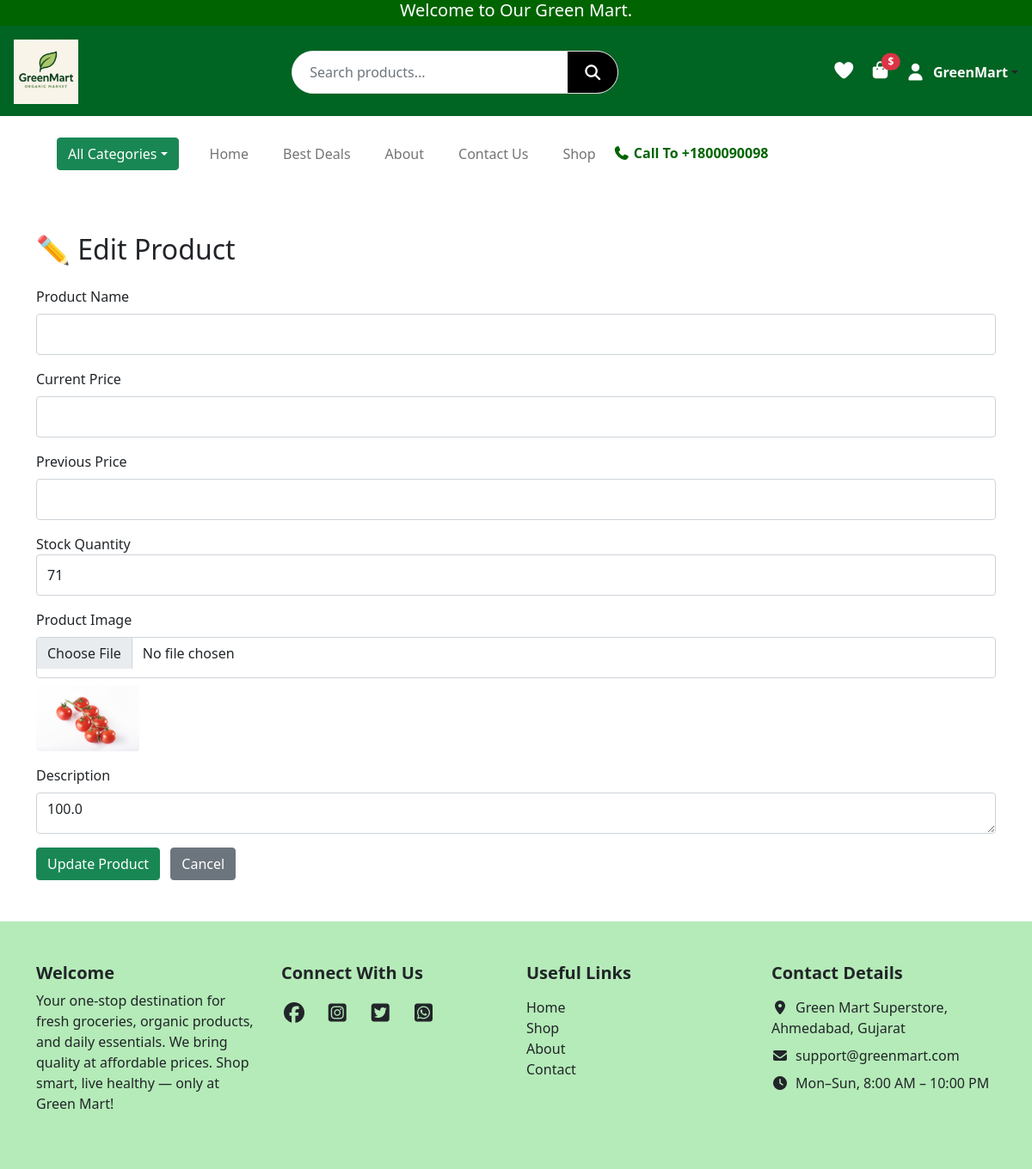
Screenshot of /admin/products/edit/1 (signed in) with the database file from the repository.
### website/models.py (models this page shows, shortened)
class User(UserMixin, db.Model):
    __tablename__ = "users"
    id            = db.Column(db.Integer, primary_key=True)
    name          = db.Column(db.String(50), nullable=False)
    email         = db.Column(db.String(120), unique=True, nullable=False)
    password_hash = db.Column(db.String(128), nullable=False)
    role          = db.Column(db.String(20), default="customer")
    is_verified   = db.Column(db.Boolean, default=False)

class Product(db.Model):
    __tablename__ = "product"
    id          = db.Column(db.Integer, primary_key=True)
    name        = db.Column(db.String(150), nullable=False)
    price       = db.Column(db.Float, nullable=False)
    image       = db.Column(db.String(300))
    description = db.Column(db.String(500))
    stock       = db.Column(db.Integer, default=0)
    category_id = db.Column(db.Integer, db.ForeignKey("category.id"), nullable=True)

### website/admin.py (the view, shortened to what this page needs)
@admin.route("/admin/products/edit/<int:id>", methods=["GET", "POST"])
@admin_required
def edit_product(id):
    product = Product.query.get_or_404(id)
    form = ShopItemsForm(obj=product)
    login_form = LoginForm()
    signup_form = SignupForm()
    return render_template(
        "admin/edit_product.html",
        form=form,
        product=product,
        login_form=login_form,
        signup_form=signup_form,
    )

### website/forms.py
class ShopItemsForm(FlaskForm):
    product_name = StringField("Product Name", validators=[DataRequired()])
    current_price = FloatField("Current Price", validators=[DataRequired()])
    previous_price = FloatField("Previous Price")
    product_picture = FileField("Product Image")
    description = TextAreaField("Description")
    stock = IntegerField("Stock")  # <-- Add this
    submit = SubmitField("Save")

class LoginForm(FlaskForm):
    email = StringField("Email", validators=[DataRequired(), Email()])
    password = PasswordField("Password", validators=[DataRequired()])
    submit = SubmitField("Login")

### website/admin.py (called while the page is built)
def admin_required(f):
    @wraps(f)
    @login_required
    def decorated_function(*args, **kwargs):
        if current_user.role != "admin":
            flash("Admin access required!")
            return redirect(url_for("views.home"))
        return f(*args, **kwargs)
    return decorated_function

### website/templates/admin/edit_product.html (shortened to what this page needs)
{% extends "base.html" %}
{% block content %}
<div class="container py-5">
    <h2 class="mb-4">✏️ Edit Product</h2>
    <form method="POST" enctype="multipart/form-data">
        <div class="mb-3">
            {{ form.product_name.label(class="form-label") }}
            {{ form.product_name(class="form-control") }}
        </div>
        <div class="mb-3">
            {{ form.current_price.label(class="form-label") }}
            {{ form.current_price(class="form-control") }}
        </div>
        <div class="mb-3">
            {{ form.previous_price.label(class="form-label") }}
            {{ form.previous_price(class="form-control") }}
        </div>
        <div class="mb-3">
            <label>Stock Quantity</label>
            {{ form.stock(class="form-control") }}
        </div>
        <div class="mb-3">
            {{ form.product_picture.label(class="form-label") }}
            {{ form.product_picture(class="form-control") }}
            {% if product.image %}
            <img src="{{ url_for('static', filename=product.image) }}" width="120" class="mt-2 rounded">
            {% endif %}
        </div>
        <div class="mb-3">
            {{ form.description.label(class="form-label") }}
            {{ form.description(class="form-control", rows="4") }}
        </div>
        <button type="submit" class="btn btn-success">Update Product</button>
        <a href="{{ url_for('admin.manage_products') }}" class="btn btn-secondary ms-2">Cancel</a>
    </form>
</div>
{% endblock %}

### website/templates/base.html (shortened to what this page needs)
<!DOCTYPE html>
<html lang="en">
<head>
  <link rel="stylesheet" href="{{ url_for('static', filename='css/style.css') }}">
  <link href="https://cdn.jsdelivr.net/npm/bootstrap@5.0.2/dist/css/bootstrap.min.css" rel="stylesheet">
  <link rel="stylesheet" href="https://cdnjs.cloudflare.com/ajax/libs/font-awesome/7.0.1/css/all.min.css">
  <link rel="stylesheet" href="https://cdn.jsdelivr.net/npm/bootstrap-icons@1.11.1/font/bootstrap-icons.css">
  <link href="https://cdn.jsdelivr.net/npm/bootstrap-icons@1.11.1/font/bootstrap-icons.css" rel="stylesheet">
</head>
<body>
<div class="container-fluid top-header">
  <h5 class="text-center mb-0">Welcome to Our Green Mart.</h5>
</div>
<header class="main-header d-flex flex-wrap align-items-center justify-content-between p-3">
  <div class="logo-area">
    <a href="{{ url_for('views.home') }}">
      <img src="{{ url_for('static', filename='images/logo.png') }}" alt="logo" class="img-fluid">
    </a>
  </div>
  <div class="search-area flex-grow-1 mx-3 position-relative d-none d-lg-flex">
    <form class="search-box d-flex" action="{{ url_for('views.search') }}" method="get">
      <input type="text" name="q" id="liveSearch" class="form-control" placeholder="Search products..." autocomplete="off">
      <button type="submit"><i class="fa-solid fa-magnifying-glass"></i></button>
    </form>
  </div>
  <div class="icons-area d-flex align-items-center gap-3 flex-shrink-0">
    <a href="{{ url_for('views.wishlist') }}"><i class="fa-solid fa-heart"></i></a>
    <div class="cart-box position-relative">
      <a href="{{ url_for('views.cart') }}">
        <i class="fa-solid fa-bag-shopping fs-5"></i>
      </a>
      <span class="cart-price position-absolute top-0 start-100 translate-middle badge rounded-pill bg-danger">
        ${{ subtotal }}
      </span>
    </div>
    {% if current_user.is_authenticated %}
    <div class="dropdown">
      <a class="d-flex align-items-center text-dark text-decoration-none dropdown-toggle" data-bs-toggle="dropdown">
        <i class="fa-solid fa-user fs-5"></i>
        <span class="ms-2 fw-bold" style="color:white;">{{ current_user.name }}</span>
      </a>
    </div>
    {% else %}
      <i class="fa-solid fa-user fs-5" data-bs-toggle="modal" data-bs-target="#loginModal"></i>
    {% endif %}
  </div>
</header>
<div class="container nav">
  <nav class="navbar navbar-expand-lg navbar-light bg-white p-4">
    <div class="container-fluid">
      <div class="dropdown me-3">
        <button class="btn btn-success dropdown-toggle" data-bs-toggle="dropdown">All Categories</button>
      </div>
      <div class="collapse navbar-collapse" id="mainNavbar">
        <ul class="navbar-nav me-auto mb-2 mb-lg-0">
          <li class="nav-item"><a class="nav-link" href="{{ url_for('views.home') }}">Home</a></li>
          <li class="nav-item"><a class="nav-link" href="{{ url_for('views.best_deals') }}">Best Deals</a></li>
          <li class="nav-item"><a class="nav-link" href="{{ url_for('views.about') }}">About</a></li>
          <li class="nav-item"><a class="nav-link" href="{{ url_for('views.contact') }}">Contact Us</a></li>
          <li class="nav-item"><a class="nav-link" href="{{ url_for('views.shop') }}">Shop</a></li>
        </ul>
        <h6 class="mb-0 ms-auto"><i class="fa-solid fa-phone"></i> Call To +1800090098</h6>
      </div>
    </div>
  </nav>
</div>
{% block content %}{% endblock %}
<footer class="text-dark py-5" style="background-color: #13be1e50;">
  <div class="container">
    <div class="row g-4">
      <div class="col-12 col-md-3">
        <h5 class="fw-bold">Welcome</h5>
        <p>Your one-stop destination for fresh groceries, organic products, and daily essentials.
          We bring quality at affordable prices. Shop smart, live healthy — only at Green Mart!</p>
      </div>
      <div class="col-12 col-md-3">
        <h5 class="fw-bold mb-3">Connect With Us</h5>
        <a href="#" class="text-dark fs-4 me-3"><i class="fa-brands fa-facebook"></i></a>
        <a href="#" class="text-dark fs-4 me-3"><i class="fa-brands fa-square-instagram"></i></a>
        <a href="#" class="text-dark fs-4 me-3"><i class="fa-brands fa-square-twitter"></i></a>
        <a href="#" class="text-dark fs-4"><i class="fa-brands fa-square-whatsapp"></i></a>
      </div>
      <div class="col-12 col-md-3">
        <h5 class="fw-bold mb-3">Useful Links</h5>
        <ul class="list-unstyled">
          <li><a href="" class="text-dark text-decoration-none">Home</a></li>
          <li><a href="" class="text-dark text-decoration-none">Shop</a></li>
          <li><a href="" class="text-dark text-decoration-none">About</a></li>
          <li><a href="" class="text-dark text-decoration-none">Contact</a></li>
        </ul>
      </div>
      <div class="col-12 col-md-3">
        <h5 class="fw-bold mb-3">Contact Details</h5>
        <ul class="list-unstyled">
          <li class="mb-2"><i class="fa-solid fa-location-dot me-2"></i>Green Mart Superstore, Ahmedabad, Gujarat</li>
          <li class="mb-2"><i class="fa-solid fa-envelope me-2"></i>support@greenmart.com</li>
          <li><i class="fa-solid fa-clock me-2"></i>Mon–Sun, 8:00 AM – 10:00 PM</li>
        </ul>
      </div>
    </div>
  </div>
</footer>
</body>
</html>

### website/static/css/style.css (style rules this page uses)
body, html { overflow-x: hidden; }
.container, .container-fluid { padding-left: 15px; padding-right: 15px; }
.top-header { background-color: #006400; color: white; height: 30px; display: flex; justify-content: center; }
.main-header { height: 105px; background: #006423; display: flex; align-items: center; justify-content: space-between; padding: 0 40px; }
.logo-area img { height: 75px; }
.search-area { flex-grow: 1; display: flex; justify-content: center; }
.search-box { width: 45%; background: #ffffff; display: flex; border-radius: 40px; overflow: hidden; border: 1px solid #e2e2e2; }
.search-box input { flex: 1; border: none; outline: none; padding: 14px 20px; font-size: 16px; }
.search-box button { width: 58px; background: #000; border: none; display: flex; justify-content: center; align-items: center; cursor: pointer; }
.search-box button i { color: white; font-size: 18px; }
.icons-area { display: flex; align-items: center; gap: 25px; }
.icons-area i { font-size: 22px; color: white; cursor: pointer; }
.cart-box { display: flex; align-items: center; gap: 5px; }
.cart-price { color: white; font-size: 17px; font-weight: 500; }
.navbar-nav .nav-link { font-size: 16px; font-weight: 500; margin: 0 12px; color: #000; }
.navbar h6 { margin: 0; font-weight: 600; color: #006400; }
li { list-style: none; }
.form-control { height: 48px; }
body { background: #f4f6f8; font-family: Arial }
input { width: 100%; padding: 10px; margin-bottom: 10px; border: 1px solid #ccc; border-radius: 5px }

### rows the page displays
User: name "GreenMart"
Product: stock "71", image (picture), description "100.0"
